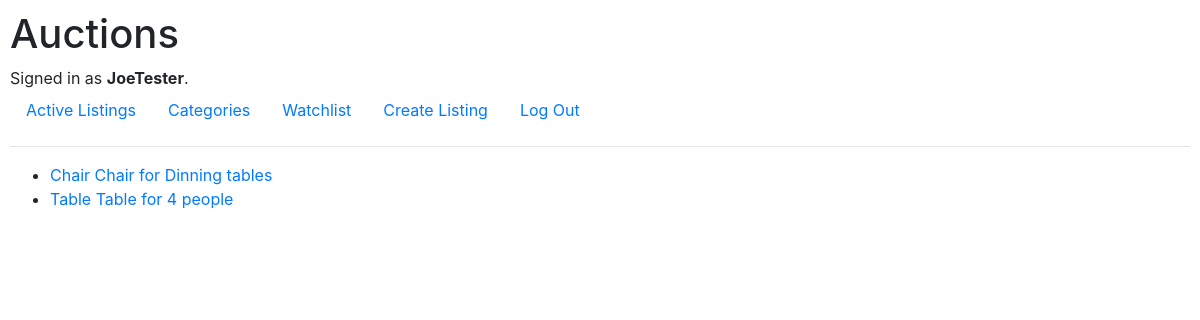
The app's page /watchlist (signed in) with its own data.
### auctions/models.py (models this page shows)
class User(AbstractUser):
    pass

class Watchlist(models.Model):
    auction = models.ForeignKey(AuctionListing, on_delete=models.CASCADE) #Add ManyToManyField
    user = models.ForeignKey(User, on_delete=models.CASCADE, related_name="watchlist_user") #Add ManyToManyField
    class Meta:
        unique_together = ['auction', 'user']
    def __str__(self):
        return f"{self.auction}"

class AuctionListing(models.Model):
    user = models.ForeignKey(User, on_delete=models.CASCADE, related_name="users")
    title = models.CharField(max_length=45) #or 50
    description = models.TextField(max_length=450)
    category = models.ForeignKey(Category, on_delete=models.CASCADE, blank=True, related_name="category")
    price = models.DecimalField(max_digits=9, decimal_places=2, default=1)
    date = models.DateTimeField(auto_now_add=True)
    img_url = models.URLField(blank=True, default="https://placeholder.pics/svg/300/FBFFBC-C7FF63/000000-9BA6FF/example%20image") # Check
    state = models.BooleanField(default=False)
    def __str__(self):
        return f"{self.id}, {self.state}"

### auctions/views.py (the view, shortened to what this page needs)
# urls.py: path("watchlist", views.watchlist, name="watchlist"),
@login_required(login_url="login")
def watchlist(request):
    try:
        user_id = User.objects.get(pk=request.user.id)
    except User.DoesNotExist:
        messages.error(request, "User not found.")
        return HttpResponseRedirect(reverse("index"))
    watchlist = Watchlist.objects.filter(user=user_id)
    return render(request, "auctions/watchlist.html", {
        "watchlist": watchlist
    })

### auctions/templates/auctions/watchlist.html
{% extends "auctions/layout.html" %}
{% block body %}
    {% if not watchlist %}
        You don't have any items in your watchlist
    {% else %}
        <ul>
            {% for item in watchlist %}
                <li><a href="{% url 'auction' item %}">{{ item.auction.title }} {{ item.auction.description }}</a></li>
            {% endfor %}
        </ul>
    {% endif %}
{% endblock %}

### auctions/templates/auctions/layout.html (shortened to what this page needs)
{% load static %}
<!DOCTYPE html>
<html lang="en">
    <head>
        <link rel="stylesheet" href="https://stackpath.bootstrapcdn.com/bootstrap/4.4.1/css/bootstrap.min.css">
        <link href="{% static 'auctions/styles.css' %}" rel="stylesheet">
    </head>
    <body>
        <h1>Auctions</h1>
        <div>
            {% if user.is_authenticated %}
                Signed in as <strong>{{ user.username }}</strong>.
            {% else %}
                Not signed in.
            {% endif %}
        </div>
        <ul class="nav">
            <li class="nav-item">
                <a class="nav-link" href="{% url 'index' %}" tabindex="-1">Active Listings</a>
            </li>
            <li class="nav">
                <a class="nav-link" href="{% url 'categories' %}" tabindex="-1">Categories</a>
            </li>
            {% if user.is_authenticated %}
                <li class="nav-item">
                    <a class="nav-link" href="{% url 'watchlist' %}" tabindex="-1">Watchlist</a>
                </li>
                <li class="nav-item">
                    <a class="nav-link" href="{% url 'new_listing' %}" tabindex="-1">Create Listing</a>
                </li>
                <li class="nav-item">
                    <a class="nav-link" href="{% url 'logout' %}" tabindex="-1">Log Out</a>
                </li>
            {% endif %}
        </ul>
        <hr>
        {% block body %}
        {% endblock %}
    </body>
</html>

### auctions/static/auctions/styles.css (style rules this page uses)
body { padding: 10px; }

### records on screen
User: username "JoeTester"
Watchlist: auction "Chair", auction.description "Chair for Dinning tables"
Watchlist: auction "Table", auction.description "Table for 4 people"
